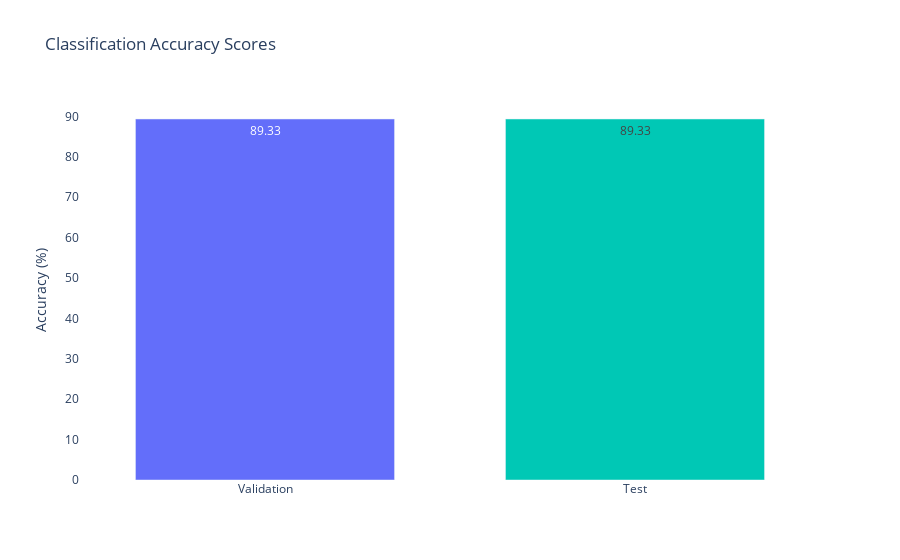
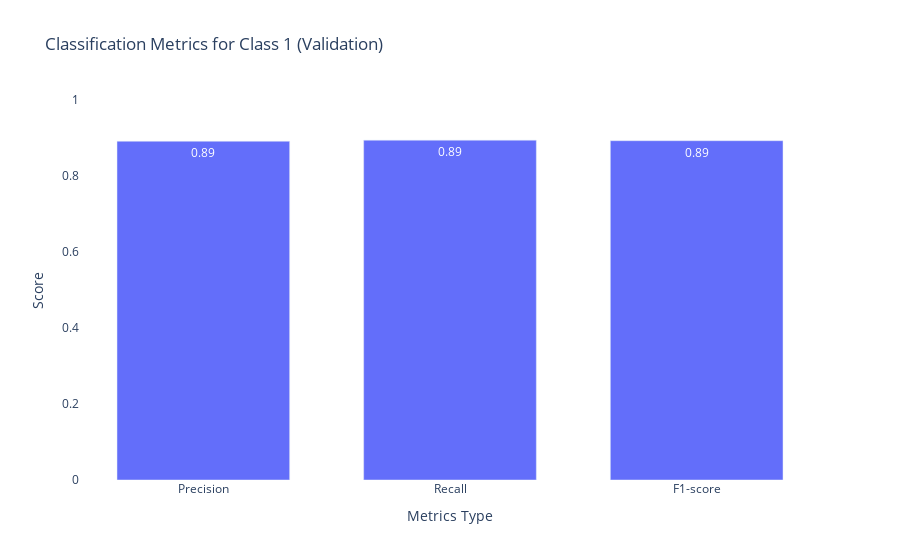

Notebook source saved alongside these figures, in order:
### Code cell
# Print and plot validation metrics
validation_metrics = print_and_plot_classification_metrics_modern_edition("Validation", y_valid, y_pred_valid)
# Access individual metrics if needed
print(f"Validation Accuracy: {validation_metrics['accuracy']:.2f}")

### Figure 1 — Plotly figure (JSON) as saved in the notebook; plotly's stock layout.template omitted (floating-point values rounded to 4 significant figures)
{"data": [{"marker": {"color": ["#636efa", "#00c8b5"]}, "name": "Accuracy", "text": ["89.33", "89.33"], "textposition": "auto", "type": "bar", "x": ["Validation", "Test"], "y": [89.33, 89.33]}], "layout": {"bargap": 0.3, "paper_bgcolor": "rgba(0,0,0,0)", "plot_bgcolor": "rgba(0,0,0,0)", "title": {"text": "Classification Accuracy Scores"}, "yaxis": {"title": {"text": "Accuracy (%)"}}}}

### Figure 2 — Plotly figure (JSON) as saved in the notebook; plotly's stock layout.template omitted (floating-point values rounded to 4 significant figures)
{"data": [{"marker": {"color": "#636efa"}, "name": "Validation", "text": ["0.89", "0.89", "0.89"], "textposition": "auto", "type": "bar", "x": ["Precision", "Recall", "F1-score"], "y": [0.8915, 0.8944, 0.8929]}], "layout": {"bargap": 0.3, "paper_bgcolor": "rgba(0,0,0,0)", "plot_bgcolor": "rgba(0,0,0,0)", "title": {"text": "Classification Metrics for Class 1 (Validation)"}, "xaxis": {"title": {"text": "Metrics Type"}}, "yaxis": {"range": [0, 1], "title": {"text": "Score"}}}}
